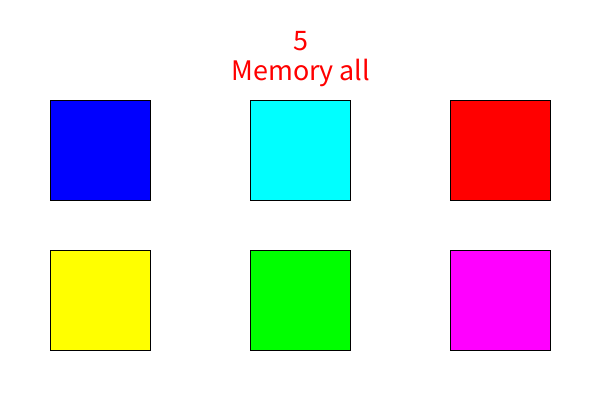
Frame 1 (no input)
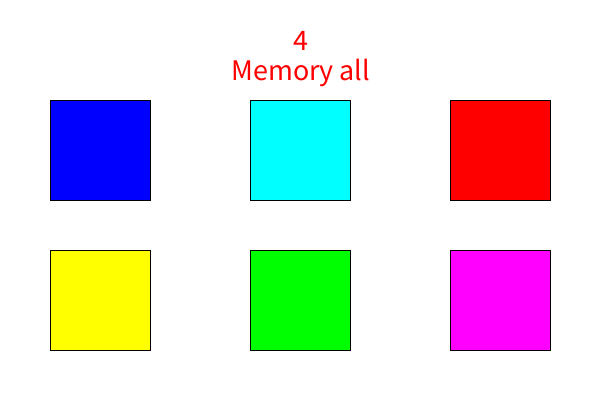
Frame 60 (the mouse pressed at the canvas centre just before this capture)
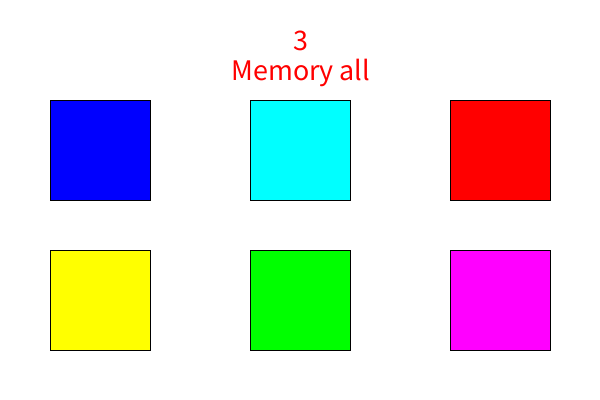
Frame 120 (the mouse held since frame 60 and released just before this capture)

The Processing sketch that drew these frames (run headless with seeded random() and noise(); from frame 60 on, the mouse is pressed at the canvas centre):

// Processing sketch: memory2
// ── memory2.pde
class Tile {
  float x,y;
  color c;
  Tile(float x,float y,color c) {
    this.x = x;
    this.y = y;
    this.c = c;
  }
  void draw(color c) {
    if (c==0)
      fill(this.c);
    else
      fill(c); 
    rect(this.x,this.y,100,100);
  }
}

Tile[] tiles = new Tile[6];
color[] colors = {color(255,0,0),
          color(0,255,0),
          color(0,0,255),
          color(255,255,0),
          color(0,255,255),
          color(255,0,255)};
int saved_time = millis();
int status = 0; // 0:memory, 1:doing, 2:show

void setup() {
  size(600,400);
  for (int i=1; i<6; i++) {
    int n = int(random(i+1));
    color temp = colors[i];
    colors[i] = colors[n];
    colors[n] = temp;
  }
  for (int i=0; i<6; i++) {
    tiles[i] = new Tile(50+i%3*200,100+i/3*150,colors[i]);
  }
}

void draw() {
  background(255);
  int timer;
  if (status == 0)
    timer = 5 - ((millis()-saved_time)/1000);
  else if (status == 1)
    timer = 10 - ((millis()-saved_time)/1000);
  else
    timer = 0;
  if (timer == 0 && status != 2) {
    status += 1;
    if (status == 1)
      saved_time = millis();
  }
  for (Tile t : tiles) {
    if (status == 0 || status == 2)
      t.draw(0);
    else
      t.draw(color(200));
  }

  textAlign(CENTER);
  textSize(30);
  fill(255,0,0);
  if (status == 0)
    text("Memory all",width/2,80);
  else if (status == 1)
    text("Put all circles on each tile",width/2,80);
  else
    text("Done",width/2,80);
  text(timer,width/2,50);
}
